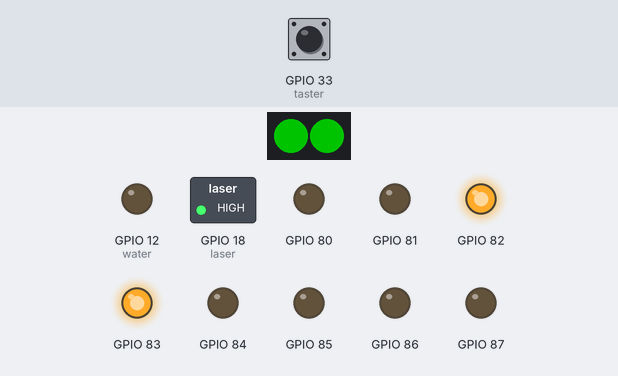
This sketch was run on a simulated ESP32. Parts: 2 RGB LEDs in strip order, left to right, switched loads named in the sketch (green lamp = pin HIGH), output pins drawn as LEDs (lit = HIGH). The inputs (shaded band) are chosen by the test bench; at power-on: GPIO 33 (taster) HIGH. Dim RGB values are drawn brighter than linear; WiFi joins after 1.5 s; servers stay silent unless stated; colours are those a GRB WS2812 strip shows for the declared byte order; what the sketch prints to the serial monitor is not drawn.

Above: at 2.8 s.
2.9 s: GPIO 33 (taster) pulled LOW for 0.15 s
At 3.0 s:
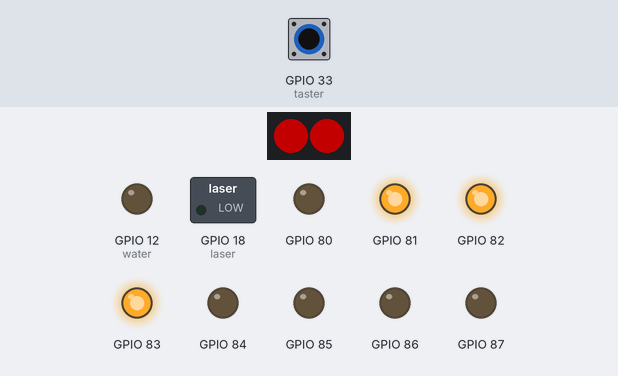
4.6 s: GPIO 33 (taster) pulled LOW for 3.2 s
At 8.1 s:
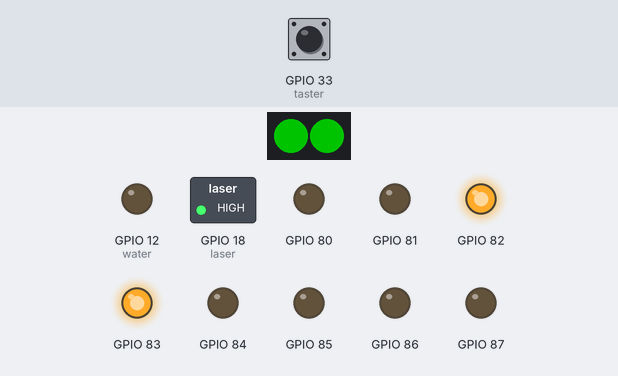
Timing chart, 0 to 9.6 s (numbered marks = the images above; inputs shaded):
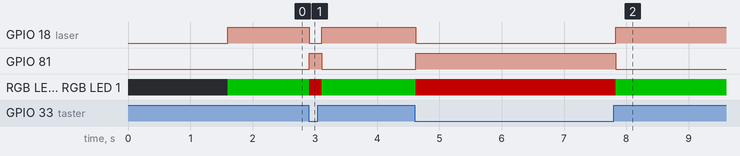

The sketch:

Test7_stepper.ino
```cpp
#include <FastLED.h>
#include <esp_wifi.h>
#include <esp_now.h>
#include <WiFi.h>
#include <ArduinoOTA.h>
#include <Streaming.h>
#include <Wire.h>
#include <PCF8574.h>


#define DEBUG true

const char* ssid = "xxx";
const char* password = "yyyy";
#define hostName "PA1b"

#define pixelPin 25
#define pixelCount 2
CRGB leds[pixelCount];

#define water 12
#define extPower 13
#define wirelessPower 14
#define taster 33
#define reed1  26
#define reed2  32
#define laser 18

#define fullStep 1
#define halfStep 2
#define quaterStep 4
#define eighthStep 8
#define sixteenthStep 16

#define DIR 0
#define STEP 1
#define SLP 2
#define RST 3
#define MS3 4
#define MS2 5
#define MS1 6
#define EN 7

#define sda 21
#define scl 19
#define motorAdr 0x21
TwoWire I2Cone = TwoWire(0);
PCF8574 rotor(&I2Cone, motorAdr);

void setup() {
  Serial.begin(115200);
  setUpWifi();
  setUpOTA();
  pinMode(water,OUTPUT);
  digitalWrite(water,LOW);
  pinMode(extPower,OUTPUT);
  digitalWrite(extPower,LOW);
  pinMode(wirelessPower,OUTPUT);
  digitalWrite(wirelessPower,LOW);
  pinMode(taster,INPUT_PULLUP);
  pinMode(reed1,INPUT_PULLUP);
  pinMode(reed2,INPUT_PULLUP);
  pinMode(laser,OUTPUT);

  I2Cone.begin(sda,scl,100000U);

  rotorInit();
  FastLED.addLeds<WS2812, pixelPin, RGB>(leds, pixelCount);  // GRB ordering is typical
  FastLED.setBrightness(90);


}

void loop() {
  if (digitalRead(taster)) {
    leds[0] = 0xFF0000;
    leds[1] = 0xFF0000;
    digitalWrite(laser,HIGH);
    rotor.digitalWrite(STEP, LOW);
  }
  else {
    leds[0] = 0x00FF00;
    leds[1] = 0x00FF00;
    digitalWrite(laser,LOW);
    rotor.digitalWrite(STEP, HIGH);
  }

  FastLED.show();
  delay(100);
/*
  for (int i=0; i < pixelCount; i++) {
    leds[i] = 0xFFFFFF;
    digitalWrite(wirelessPower,HIGH);
    delay(100);
    FastLED.show();
    delay(1000);
    leds[i] = 0x000000;
    digitalWrite(wirelessPower,LOW);
    FastLED.show();
    delay(1000);
  }
  */
  ArduinoOTA.handle();
}
```

init.ino
```cpp
void setUpWifi() {
  if (DEBUG) Serial.println("Start Wifi");
//  digitalWrite(gelb,HIGH);
  WiFi.mode(WIFI_AP_STA);
//  esp_wifi_set_mac(WIFI_IF_STA, ownMac);
  WiFi.begin(ssid, password);
  do {
    if (DEBUG) Serial.print(".");
    delay(500);
  } while (WiFi.status() != WL_CONNECTED);
  if (DEBUG) Serial.println();
//  digitalWrite(gelb,LOW);
/*  while (WiFi.waitForConnectResult() != WL_CONNECTED) {
    Serial.println("Connection Failed! Rebooting...");
    delay(5000);
    ESP.restart();
  } */
}

void setUpOTA() {
  ArduinoOTA.setHostname(hostName);
  ArduinoOTA
    .onStart([]() {
      String type;
      if (ArduinoOTA.getCommand() == U_FLASH)
        type = "sketch";
         type = "filesystem";
      Serial.println("Start updating " + type);
    })
    .onEnd([]() {
      Serial.println("\nEnd");
    })
    .onProgress([](unsigned int progress, unsigned int total) {
      Serial.printf("Progress: %u%%\r", (progress / (total / 100)));
    })
    .onError([](ota_error_t error) {
      Serial.printf("Error[%u]: ", error);
      if (error == OTA_AUTH_ERROR) Serial.println("Auth Failed");
      else if (error == OTA_BEGIN_ERROR) Serial.println("Begin Failed");
      else if (error == OTA_CONNECT_ERROR) Serial.println("Connect Failed");
      else if (error == OTA_RECEIVE_ERROR) Serial.println("Receive Failed");
      else if (error == OTA_END_ERROR) Serial.println("End Failed");
    });
  ArduinoOTA.begin();
}
void rotorInit() {
  for (uint8_t p=0; p<8; p++) {
    rotor.pinMode(p, OUTPUT);
  }

  rotor.digitalWrite(EN, LOW);
 // rotor.digitalWrite(SLP, LOW);
  rotor.digitalWrite(SLP, HIGH);
  rotor.digitalWrite(RST, LOW);
  delay(100);
  rotor.digitalWrite(RST, HIGH);

  rotor.digitalWrite(STEP, LOW);
  rotor.digitalWrite(DIR, LOW);
}
```

Measured:
- after the input at 2.9 s, GPIO 18 (laser): HIGH → LOW at once, → HIGH 0.20 s later; GPIO 81: LOW → HIGH at once, → LOW 0.20 s later; RGB LED 0, RGB LED 1: RGB(0, 90, 0) → RGB(90, 0, 0) at once, → RGB(0, 90, 0) 0.20 s later
- after the input at 4.6 s, GPIO 18 (laser): HIGH → LOW at once, → HIGH 3.2 s later; GPIO 81: LOW → HIGH at once, → LOW 3.2 s later; RGB LED 0, RGB LED 1: RGB(0, 90, 0) → RGB(90, 0, 0) at once, → RGB(0, 90, 0) 3.2 s later
